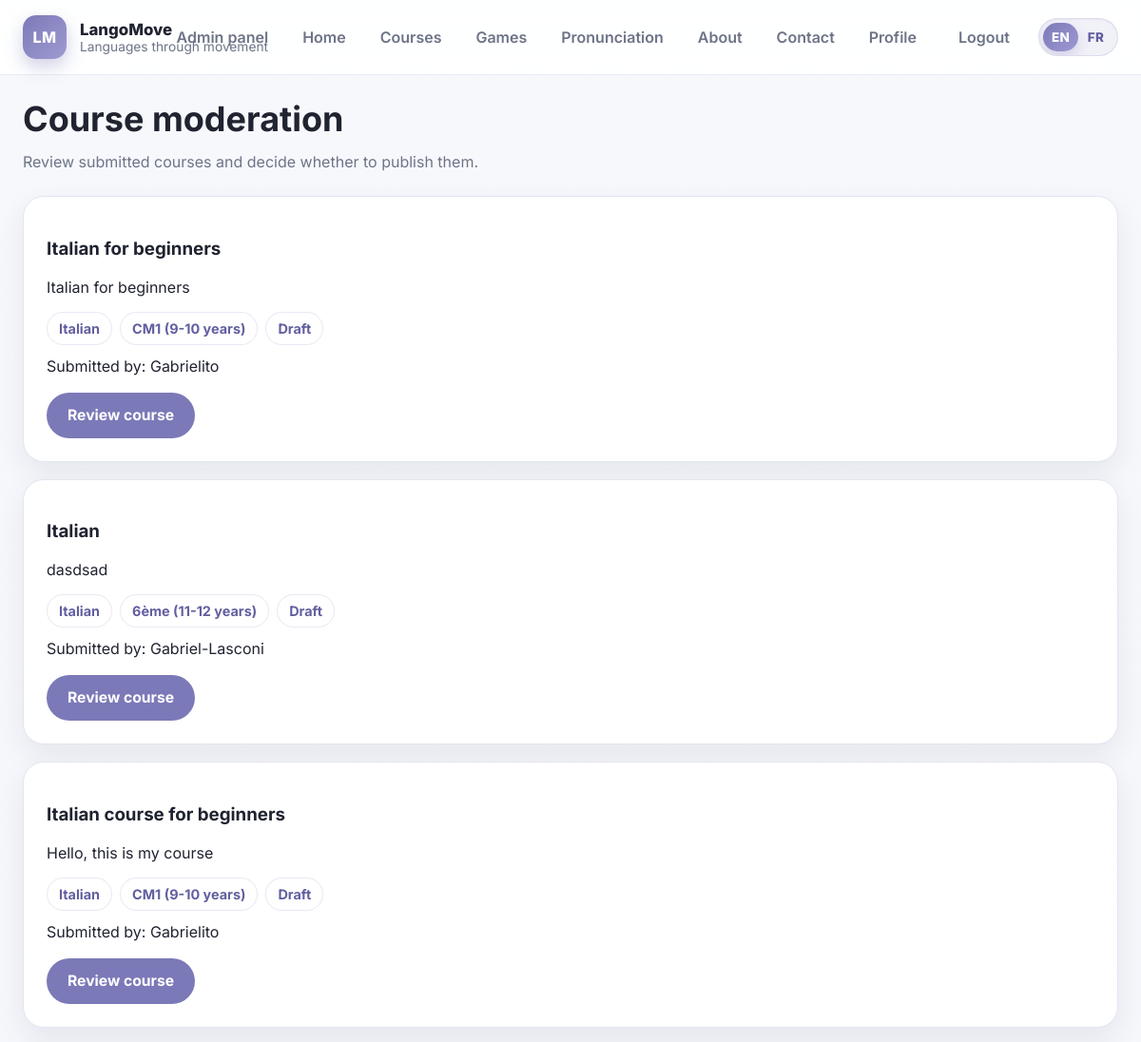
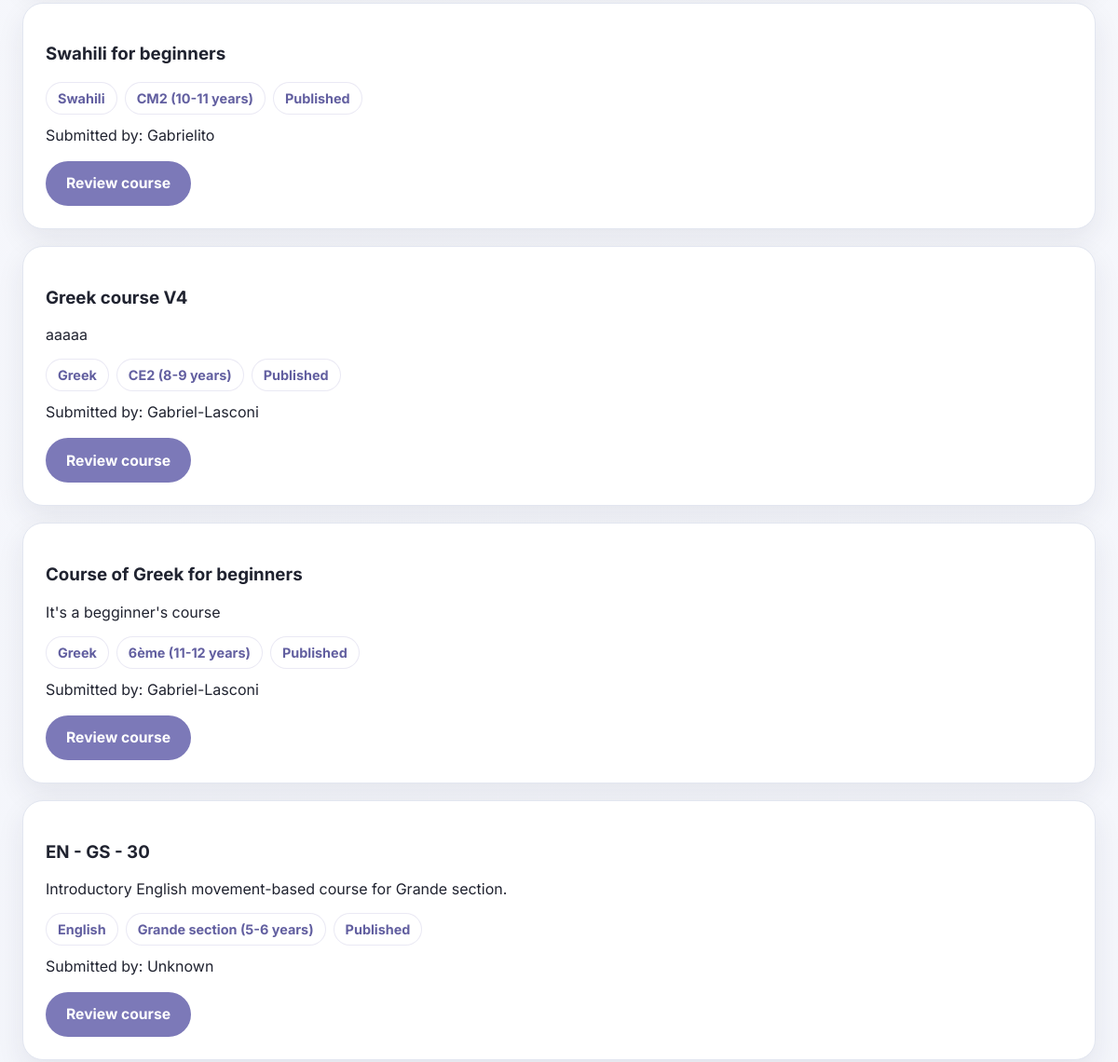
The page /moderation/courses/ (signed in, upper part) on the database as committed earlier (2 pictures, top to bottom).
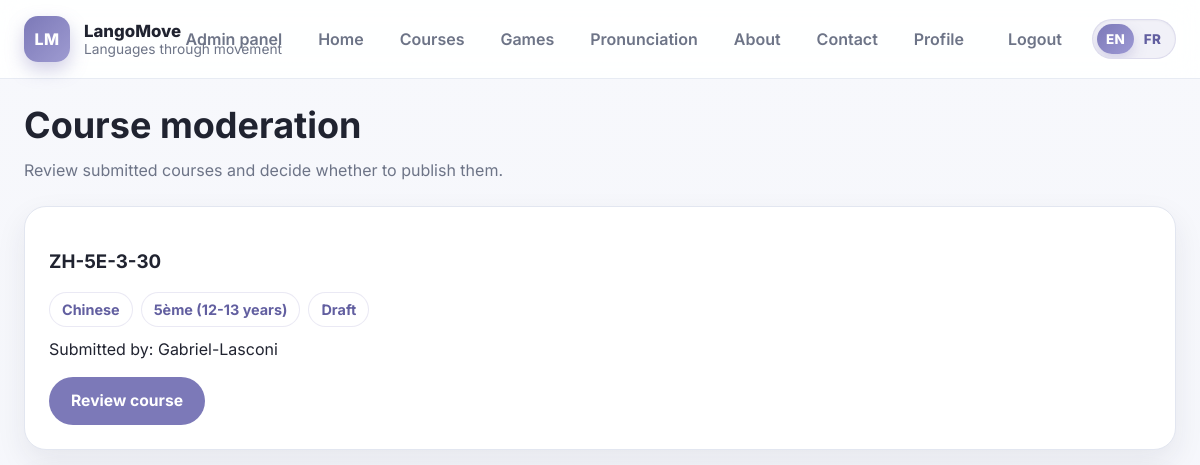
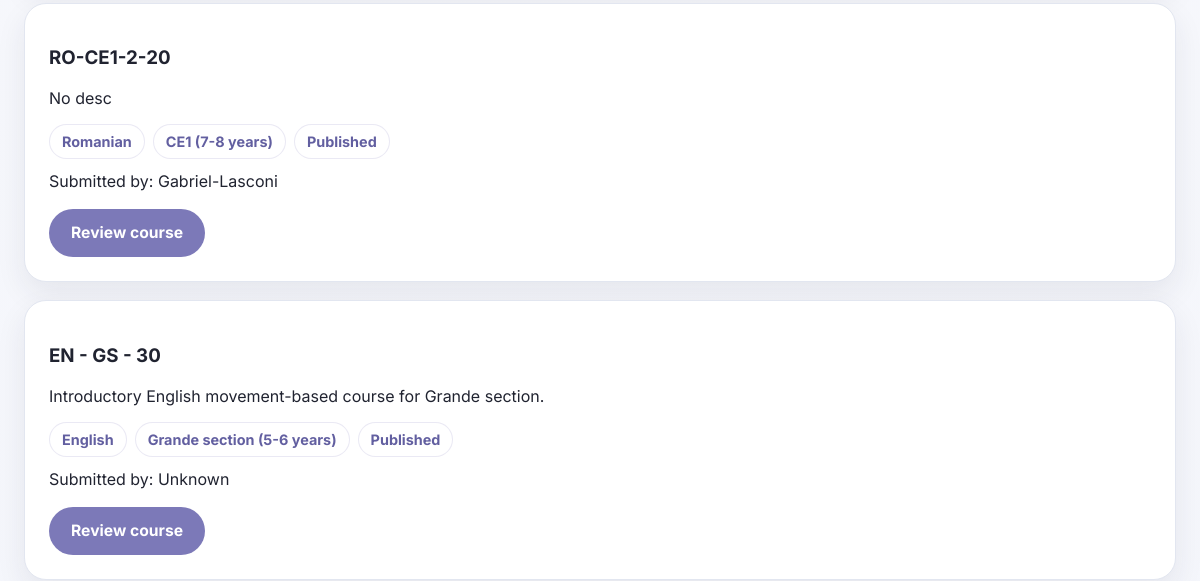
The same page on the database as committed later (2 pictures, top to bottom).
### apps/curriculum/models.py (models this page shows, shortened)
class TimeStampedModel(models.Model):
    created_at = models.DateTimeField(auto_now_add=True)
    updated_at = models.DateTimeField(auto_now=True)
    class Meta:
        abstract = True

class Course(TimeStampedModel):
    title = models.CharField(max_length=255)
    language = models.ForeignKey(
        Language,
        on_delete=models.PROTECT,
        related_name="courses",
    )
    age_group = models.ForeignKey(
        AgeGroup,
        on_delete=models.PROTECT,
        related_name="courses",
        null=True,
        blank=True,
    )
    sessions_count = models.PositiveIntegerField(default=0)
    minutes_per_session = models.PositiveIntegerField(default=0)
    description = models.TextField(blank=True)
    card_image = models.URLField(blank=True, max_length=1000)
    slug = models.SlugField(max_length=255, unique=True)
    display_order = models.PositiveIntegerField(default=9999)
    status = models.CharField(
        max_length=20,
        choices=CourseStatus.choices,
        default=CourseStatus.DRAFT,
        db_index=True,
    )
    created_by = models.ForeignKey(
        settings.AUTH_USER_MODEL,
        on_delete=models.SET_NULL,
        null=True,
        blank=True,
        related_name="courses_created",
    )
    approved_by = models.ForeignKey(
        settings.AUTH_USER_MODEL,
        on_delete=models.SET_NULL,
        null=True,
        blank=True,
        related_name="courses_approved",
    )
    approved_at = models.DateTimeField(null=True, blank=True)
    moderation_notes = models.TextField(blank=True)
    class Meta:
        ordering = ["display_order", "title"]

class Language(TimeStampedModel):
    name = models.CharField(max_length=120, unique=True)
    code = models.CharField(max_length=10, unique=True)
    slug = models.SlugField(max_length=140, unique=True)
    flag = models.CharField(max_length=10, blank=True, default="🌍")
    created_at = models.DateTimeField(auto_now_add=True)
    updated_at = models.DateTimeField(auto_now=True)
    class Meta:
        ordering = ["name"]

class AgeGroup(TimeStampedModel):
    name = models.CharField(max_length=100, unique=True)
    education_stage = models.CharField(max_length=100, blank=True)
    label = models.CharField(max_length=150, blank=True)
    min_age = models.PositiveIntegerField(null=True, blank=True)
    max_age = models.PositiveIntegerField(null=True, blank=True)
    display_order = models.PositiveIntegerField(default=9999)
    class Meta:
        ordering = ["display_order", "name"]

### apps/users/models/user.py (models this page shows, shortened)
class User(AbstractUser):
    email = models.EmailField(unique=True)
    role = models.CharField(
        max_length=20,
        choices=UserRole.choices,
        default=UserRole.GUEST,
    )
    photo = models.ImageField(upload_to="profiles/", blank=True, null=True)
    date_of_birth = models.DateField(blank=True, null=True)
    phone = models.CharField(max_length=50, blank=True)
    city = models.CharField(max_length=120, blank=True)
    country = models.CharField(max_length=120, blank=True)
    bio = models.TextField(blank=True)
    USERNAME_FIELD = "email"
    REQUIRED_FIELDS = ["username"]

### apps/website/views/course_submission.py (the view)
# urls.py: path("moderation/courses/", course_moderation_list_view, name="course-moderation-list"),
@login_required
def course_moderation_list_view(request):
    if not _is_admin(request.user):
        messages.error(request, "Admin access required.")
        return redirect("home")
    courses = (
        Course.objects
        .select_related("language", "age_group", "created_by", "approved_by")
        .order_by("status", "-created_at")
    )
    return render(
        request,
        "website/course_moderation_list.html",
        {"courses": courses},
    )

### apps/website/views/course_submission.py (called while the page is built)
def _is_admin(user):
    return user.is_authenticated and user.role == UserRole.ADMIN

### templates/website/course_moderation_list.html (shortened to what this page needs)
{% extends "base.html" %}
{% block content %}
<section class="page-section">
    <div class="container">
        <div class="section-header">
            <h1>Course moderation</h1>
            <p>Review submitted courses and decide whether to publish them.</p>
        </div>
        <div class="grid" style="gap: 18px;">
            {% for course in courses %}
                <article class="card">
                    <div class="card-body">
                        <h3>{{ course.title }}</h3>
                        <p>{{ course.description }}</p>
                        <div class="modal-pill-row" style="margin-top: 10px;">
                            <span class="modal-pill">{{ course.language.name }}</span>
                            {% if course.age_group %}
                                <span class="modal-pill">{{ course.age_group.label|default:course.age_group.name }}</span>
                            {% endif %}
                            <span class="modal-pill">{{ course.get_status_display }}</span>
                        </div>
                        <p style="margin-top: 12px;">
                            Submitted by:
                            {% if course.created_by %}{{ course.created_by.username }}{% else %}Unknown{% endif %}
                        </p>
                        <div class="form-actions" style="margin-top: 18px;">
                            <a href="{% url 'course-moderation-detail' course.pk %}" class="button">Review course</a>
                        </div>
                    </div>
                </article>
            {% empty %}
                <div class="card">
                    <div class="card-body">
                        <p>No courses available for moderation.</p>
                    </div>
                </div>
            {% endfor %}
        </div>
    </div>
</section>
{% endblock %}

Rows that differ between the two databases and show on the page:
removed Course: title "Italian for beginners", description "Italian for beginners", language.name "Italian", age_group.label "CM1 (9-10 years)", status "Draft", created_by.username "Gabrielito"
removed Course: title "Italian", description "dasdsad", language.name "Italian", age_group.label "6ème (11-12 years)", status "Draft", created_by.username "Gabriel-Lasconi"
removed Course: title "Italian course for beginners", description "Hello, this is my course", language.name "Italian", age_group.label "CM1 (9-10 years)", status "Draft", created_by.username "Gabrielito"
removed Course: title "Swahili for beginners", language.name "Swahili", age_group.label "CM2 (10-11 years)", status "Published", created_by.username "Gabrielito"
removed Course: title "Greek course V4", description "aaaaa", language.name "Greek", age_group.label "CE2 (8-9 years)", status "Published", created_by.username "Gabriel-Lasconi"
removed Course: title "Course of Greek for beginners", description "It's a begginner's course", language.name "Greek", age_group.label "6ème (11-12 years)", status "Published", created_by.username "Gabriel-Lasconi"
added Course: title "ZH-5E-3-30", language.name "Chinese", age_group.label "5ème (12-13 years)", status "Draft", created_by.username "Gabriel-Lasconi"
added Course: title "RO-CE1-2-20", description "No desc", language.name "Romanian", age_group.label "CE1 (7-8 years)", status "Published", created_by.username "Gabriel-Lasconi"
